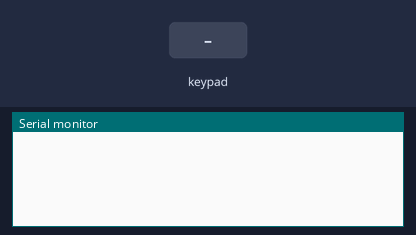
Bench run of a program on a simulated Arduino Nano, built with avr-gcc and run on an emulated ATmega328P. On the bench: the last lines printed to the serial monitor. The inputs (shaded band) are chosen by the test bench.

Above: at 8.9 s.
9.0 s: key '3' pressed
At 10.2 s:
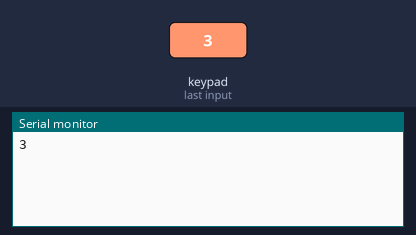
10.5 s: keypad keys 1 3 9 7 2 # pressed 0.4 s apart
At 13.9 s:
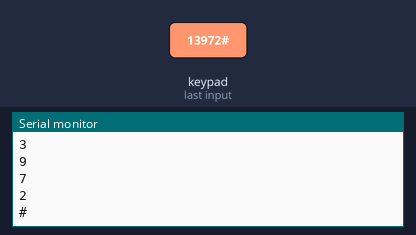
14.4 s: key 'a' pressed
At 15.4 s:
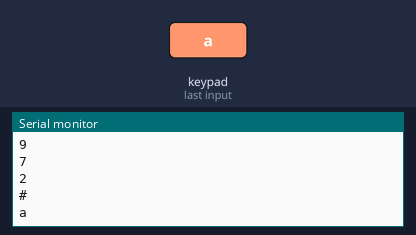
15.9 s: keypad keys 1 3 9 7 2 * pressed 0.4 s apart
At 18.2 s:
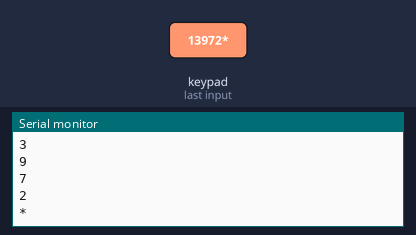
19.8 s: key 'b' pressed
At 20.6 s:
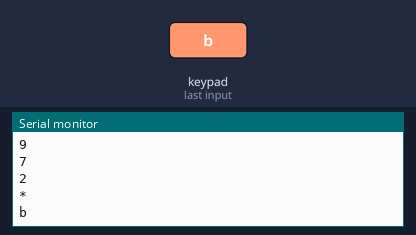
21.3 s: key 'c' pressed
At 21.9 s:
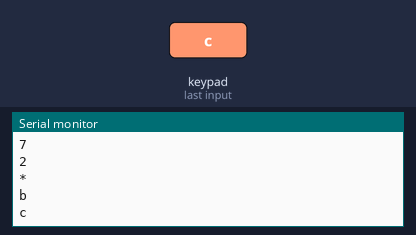
Timing chart, 0 to 23.8 s (numbered marks = the images above; inputs shaded):
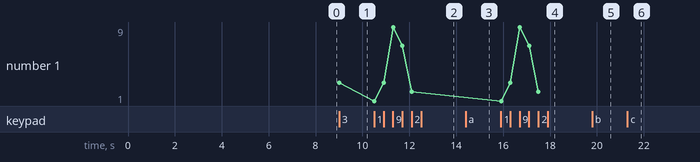

Measured:
- after the input at 9.0 s, the serial monitor: prints a new line at once (image 1)
- after the input at 10.5 s, the serial monitor: prints a new line at once (image 2)
- after the input at 14.4 s, the serial monitor: prints a new line at once (image 3)
- after the input at 15.9 s, the serial monitor: prints a new line at once (image 4)
- after the input at 19.8 s, the serial monitor: prints a new line at once (image 5)
- after the input at 21.3 s, the serial monitor: prints a new line at once (image 6)
- plotted number 1: 3 → 2 after the input at 10.5 s

The program:

main.cpp
```cpp
// (licence header left out)
#include <Keypad.h>			// https://playground.arduino.cc/code/keypad

const byte tone1Pin=9; // pin for tone 1
const byte tone2Pin=13; // pin for tone 2
//byte PhoneNumber[]={8,6,7,5,3,0,9}; // for special characters: 10=*, 11=#, 12=1sec delay
char PhoneNumber[]= {8,6,7,5,3,0,9}; // for special characters: 10=*, 11=#, 12=1sec delay
byte PhoneNumberLength = 7;  // adjust to length of phone number

const byte ROWS = 4; // Four rows
const byte COLS = 6; // Three columns
// Define the Keymap
char keys[ROWS][COLS] = {
  {'3','1','2','a','b','c'},
  {'d','e','0','*','g','#'},
  {'h','i','8','j','7','9'},
  {'k','4','5','l','m','6'},
};

// frequencies adopted from: https://en.wikipedia.org/wiki/Dual-tone_multi-frequency_signaling
int DTMF[13][2]= {
  {941,1336}, // frequencies for touch tone 0
  {697,1209}, // frequencies for touch tone 1
  {697,1336}, // frequencies for touch tone 2
  {697,1477}, // frequencies for touch tone 3
  {770,1209}, // frequencies for touch tone 4
  {770,1336}, // frequencies for touch tone 5
  {770,1477}, // frequencies for touch tone 6
  {852,1209}, // frequencies for touch tone 7
  {852,1336}, // frequencies for touch tone 8
  {852,1477}, // frequencies for touch tone 9
  {941,1209}, // frequencies for touch tone *
  {941,1477}, // frequencies for touch tone #
  {0,0} // pause
};

// Connect keypad ROW0, ROW1, ROW2 and ROW3 to these Arduino pins.
byte rowPins[ROWS] = { 2, 8, 10, 5};
//byte rowPins[ROWS] = { 1, 4, 7, 8, 9 };

// Connect keypad COL0, COL1 and COL2 to these Arduino pins.
byte colPins[COLS] = { 3, 4, 6, 7, 11, 12 };
//byte colPins[COLS] = { 2, 3, 5, 6, 10, 11 };

// Create the Keypad
Keypad kpd = Keypad( makeKeymap( keys ), rowPins, colPins, ROWS, COLS );

void playDTMF( char digit, byte duration )
{
  boolean tone1state=false;
  boolean tone2state=false;
  int tone1delay=( 500000/DTMF[digit][0] )-10; // calculate delay (in microseconds) for tone 1 (half of the period of one cycle). 10 is a fudge factor to raise the frequency due to sluggish timing.
  int tone2delay=( 500000/DTMF[digit][1] )-10; // calculate delay (in microseconds) for tone 2 (half of the period of one cycle). 10 is a fudge factor to raise the frequency due to sluggish timing.
  unsigned long tone1timer=micros();
  unsigned long tone2timer=micros();
  unsigned long timer=millis(); // for timing duration of a single tone
  if( digit==12 ) {
    delay( 1000 ); // one second delay if digit is 12
  } else {
    while( millis()-timer<duration ) {
      if( micros()-tone1timer>tone1delay ) {
        tone1timer=micros(); // reset the timer
        tone1state=!tone1state; // toggle tone1state
        digitalWrite( tone1Pin, tone1state );
      }
      if( micros()-tone2timer>tone2delay ) {
        tone2timer=micros(); // reset the timer
        tone2state=!tone2state; // toggle tone2state
        digitalWrite( tone2Pin, tone2state );
      }
    }
    digitalWrite( tone1Pin,LOW );
    digitalWrite( tone2Pin,LOW );
  }
}

void playNumber( char number )
{
  playDTMF( number, 100 ); // 100 msec duration of tone
  delay( 100 ); // 100 msec pause between tones
}

void playTone( char number )
{
  playDTMF( number, 400 ); // 100 msec duration of tone
  delay( 100 ); // 100 msec pause between tones
}

void mary_had_a_little_lamb()
{
  playTone( 3 );
  playTone( 2 );
  playTone( 1 );
  playTone( 2 );
  playTone( 3 );
  playTone( 3 );
  playTone( 3 );
  delay( 300 );
  playTone( 2 );
  playTone( 2 );
  playTone( 2 );
  delay( 300 );
  playTone( 3 );
  playTone( 9 );
  playTone( 9 );
  delay( 300 );
  playTone( 3 );
  playTone( 2 );
  playTone( 1 );
  playTone( 2 );
  playTone( 3 );
  playTone( 3 );
  playTone( 3 );
  //delay(300);
  playTone( 3 );
  playTone( 2 );
  playTone( 2 );
  playTone( 3 );
  playTone( 2 );
  playTone( 1 );

}

void happy_birthday()
{
  playTone( 1 );
  playTone( 1 );
  playTone( 2 );
  playTone( 1 );
  playTone( 6 );
  playTone( 3 );
  delay( 300 );
  playTone( 1 );
  playTone( 1 );
  playTone( 2 );
  playTone( 1 );
  playTone( 9 );
  playTone( 6 );
  delay( 300 );
  playTone( 1 );
  playTone( 1 );
  playTone( 11 );
  playTone( 9 );
  playTone( 6 );
  playTone( 3 );
  playTone( 2 );
  delay( 300 );
  playTone( 9 );
  playTone( 6 );
  playTone( 9 );
  playTone( 3 );
  playTone( 6 );
  playTone( 3 );

}

void setup()
{
//  pinMode(ledpin,OUTPUT);
//  digitalWrite(ledpin, HIGH);
  pinMode( tone1Pin,OUTPUT ); // Output for Tone 1
  pinMode( tone2Pin,OUTPUT ); // Output for Tone 2
  Serial.begin( 115200 );
  delay( 500 );

  mary_had_a_little_lamb();
  //happy_birthday();

}

void loop()
{
  char key = kpd.getKey();
  if( key ) { // Check for a valid key.
    Serial.println( key );
    switch( key ) {
    case '0':
      playNumber( 0 );
      break;
    case '1':
      playNumber( 1 );
      break;
    case '2':
      playNumber( 2 );
      break;
    case '3':
      playNumber( 3 );
      break;
    case '4':
      playNumber( 4 );
      break;
    case '5':
      playNumber( 5 );
      break;
    case '6':
      playNumber( 6 );
      break;
    case '7':
      playNumber( 7 );
      break;
    case '8':
      playNumber( 8 );
      break;
    case '9':
      playNumber( 9 );
      break;
    case '*':
      playNumber( 10 );
      break;
    case '#':
      playNumber( 11 );
      break;
    }
    //playNumber(atoi(key));
  }
}
```
